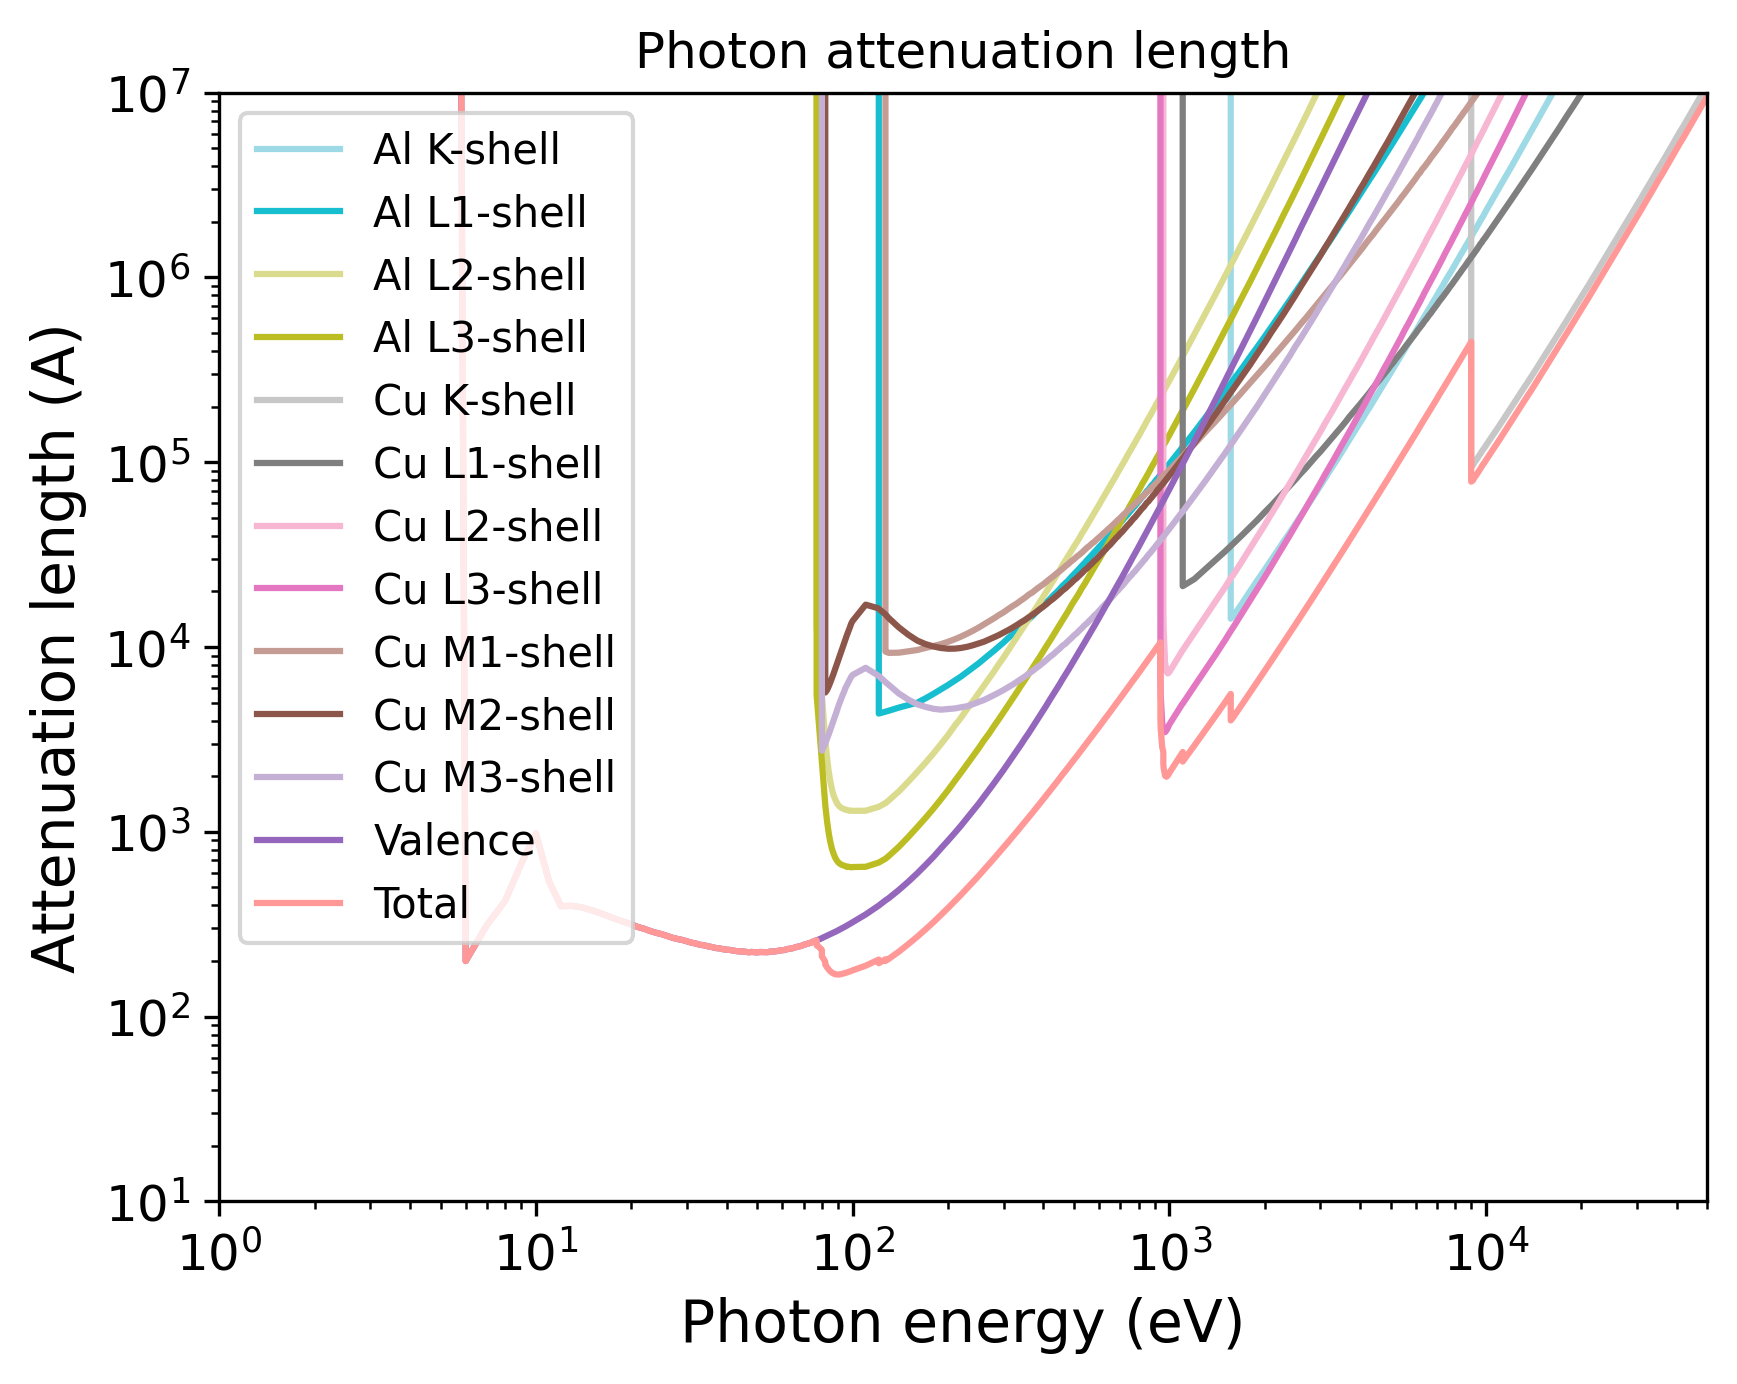

This chart was generated by the following Python code:
import pandas as pd
import numpy as np
import matplotlib.pyplot as plt
import matplotlib.cm as cm
# Set the format:
plt.xlabel("Photon energy (eV)", fontsize=14)
plt.ylabel("Attenuation length (A)", fontsize=14)
plt.xticks(fontsize=12)
plt.yticks(fontsize=12)
plt.grid(False)
# Set the axes:
# Read the output file:
df = pd.read_csv(r"OUTPUT_AlCu_Photon_IMFP.dat", sep=r'\s+', header=None, comment="#", skipinitialspace=True)
plt.xscale("log")
plt.yscale("log")
# Prepare the plot:
columns_to_plot = [ 1, 2, 3, 4, 5, 6, 7, 8, 9, 10, 11, 12, 13]
labels = [ "Al K-shell", "Al L1-shell", "Al L2-shell", "Al L3-shell", "Cu K-shell", "Cu L1-shell", "Cu L2-shell", "Cu L3-shell", "Cu M1-shell", "Cu M2-shell", "Cu M3-shell", "Valence", "Total"]
# Create N distinct colors from a colormap
N = len(columns_to_plot)
colors = plt.cm.tab20(np.linspace(1, 0, 20))
# Set line styles:
linestyles = [ "-", "-", "-", "-", "-", "-", "-", "-", "-", "-", "-", "-", "-"]
for i, col in enumerate(columns_to_plot):
    color = colors[i % len(colors)]
    ls    = linestyles[i % len(linestyles)]
    label = labels[i % len(labels)]
    plt.plot(df.iloc[:, 0], df.iloc[:, col],
    color=color,
    label=label,
    linestyle=ls)
plt.xlim(1.00000000,50000.00000000)
plt.ylim(10.00000000,10000000.00000000)
plt.title("Photon attenuation length")
plt.legend(loc="best", fontsize=10)
# Save the plot in this format:
plt.savefig("OUTPUT_MFP_photon.png", dpi=300, bbox_inches="tight")
